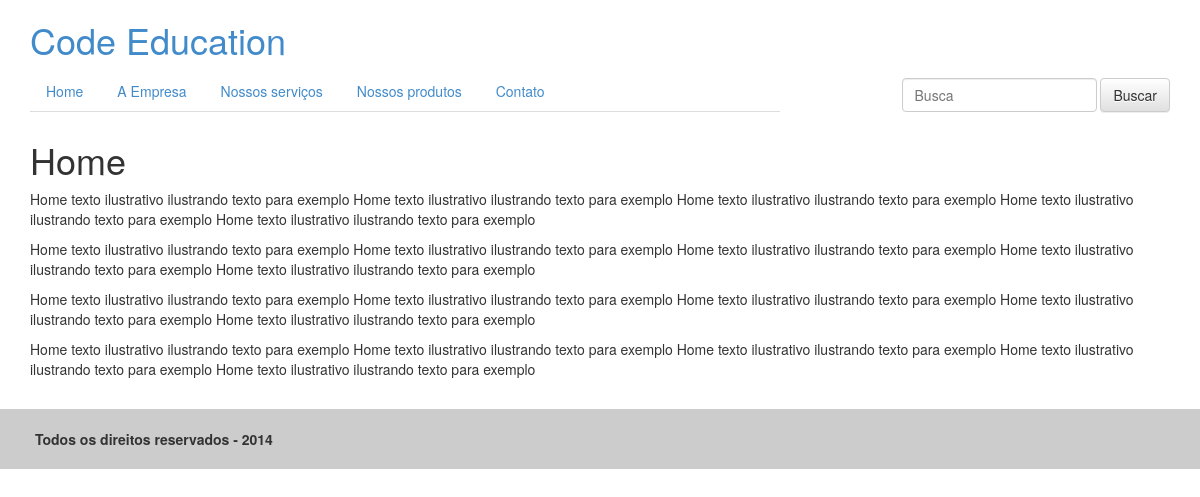
The page / on the database its author committed.
### tables this page shows
CREATE TABLE `site` (
  `id` int(10) unsigned NOT NULL AUTO_INCREMENT,
  `slug` varchar(45) DEFAULT NULL,
  `title` varchar(45) DEFAULT NULL,
  `content` varchar(10000) DEFAULT NULL,
  `status` int(11) NOT NULL,
  PRIMARY KEY (`id`)
);

### index.php (called while the page is built)
<?php
    require_once("functions/pages.php");
    require_once("pages/header.php");
    $routes();
    require_once("pages/footer.php");
?>

### functions/pages.php (called while the page is built, shortened)
<?php
require_once("functions/db.php");
class Pages{
    private $db;
    public function __construct(\PDO $db)
    {
        $this->db = $db;
    }
    public function listpages()
    {
        $query = "select * from site where status<>0";
        $stmt = $this->db->query($query);
        return $stmt->fetchAll(\PDO::FETCH_ASSOC);
    }
    public function page($pag){
        $query = "select * from site where slug=:pag";
        $stmt = $this->db->prepare($query);
        $stmt->bindValue(":pag",$pag, PDO::PARAM_STR);
        $stmt->execute();
        return $stmt->fetch(\PDO::FETCH_ASSOC);
    }
}
$pag = basename($_SERVER['REQUEST_URI']);
$routes = function() use($conn,$pag,$rts){
    if(isset($_GET['s'])){
        $pag = "busca";
        $file = $pag;
    }
    else if(empty($pag)){
        $pag = "home";
        $file = $pag;
    }
    $p = new Pages($conn);
    $res = $p->page($pag);
    require_once("pages/".$file.".php");
}
?>

### pages/home.php (the view)
<h1><?php echo $res['title']; ?></h1>
<?php echo $res['content'] ?>

### pages/header.php (shortened to what this page needs)
<!DOCTYPE html>
<html lang="en">
<head>
	<?php require_once("scripts.php"); ?>
</head>
<body>
	<div class="container">
		<header class="row">
        <div class="col-md-12">
            <div class="row">
                <div class="col-md-12">
                       <h1 class="brand"><a href="<?php echo $dir; ?>">Code Education</a></h1>
                </div>
            </div>
            <div class="row">
            <div class="col-md-8">
				<ul class="nav nav-tabs" role="tablist">
                    <li><a href="<?php echo $dir; ?>" title="Home">Home</a></li>
                    <?php
                        $p = new Pages($conn);
                        foreach($p->listpages() as $pags){
                            echo '<li><a href="'.$dir.strtolower($pags["slug"]).'" title="'.$pags["title"].'">'.$pags["title"].'</a></li>';
                        }
                    ?>
				</ul>
            </div>
            <div class="col-md-4">
                <form class="navbar-form navbar-right" role="search" method="get" action="<?php echo $dir; ?>">
                    <div class="form-group">
                        <input type="text" name="s" class="form-control" placeholder="Busca">
                    </div>
                    <button type="submit" class="btn btn-default">Buscar</button>
                </form>
            </div>
        </div>
		</header>

### pages/scripts.php (shortened to what this page needs)
<?php
	$u = "http://".$_SERVER['HTTP_HOST'].$_SERVER['SCRIPT_NAME'];
	$dir = str_replace("index.php", "", "$u");
?>
<link rel="stylesheet" type="text/css" href="<?php echo $dir; ?>/css/bootstrap.css">
<link rel="stylesheet" type="text/css" href="<?php echo $dir; ?>/css/bootstrap-theme.css">
<link rel="stylesheet" type="text/css" href="<?php echo $dir; ?>/css/styles.css">

### pages/footer.php
	</div>
	<footer>
		<div class="container">
			<strong>Todos os direitos reservados - <?php echo date("Y"); ?></strong>
		</div>
	</footer>
</body>
</html>

### css/styles.css (style rules this page uses)
header { margin-bottom:20px; }
footer { background: #ccc; padding: 20px; margin-top: 20px; }

### rows shown on the page
site: title "A Empresa"
site: title "Nossos serviços"
site: title "Nossos produtos"
site: title "Contato"
site: title "Home", content "Home texto ilustrativo ilustrando texto para exemplo Home texto ilustrativo ilustrando texto para exemplo Home texto ilustrativo ilustrando texto para exemplo Home texto ilustrativo ilustrando texto para exemplo Home texto ilustrativo ilustrando texto para exemplo Home texto ilustrativo ilustrando texto para exemplo Home texto ilustrativo ilustrando texto para exemplo Home texto ilustrativo ilustrando texto para exemplo Home texto ilustrativo ilustrando texto para exemplo Home texto ilustrativo ilustrando texto para exemplo Home texto ilustrativo ilustrando texto para exemplo Home texto ilustrativo ilustrando texto para exemplo Home texto ilustrativo ilustrando texto para exemplo Home texto…"
